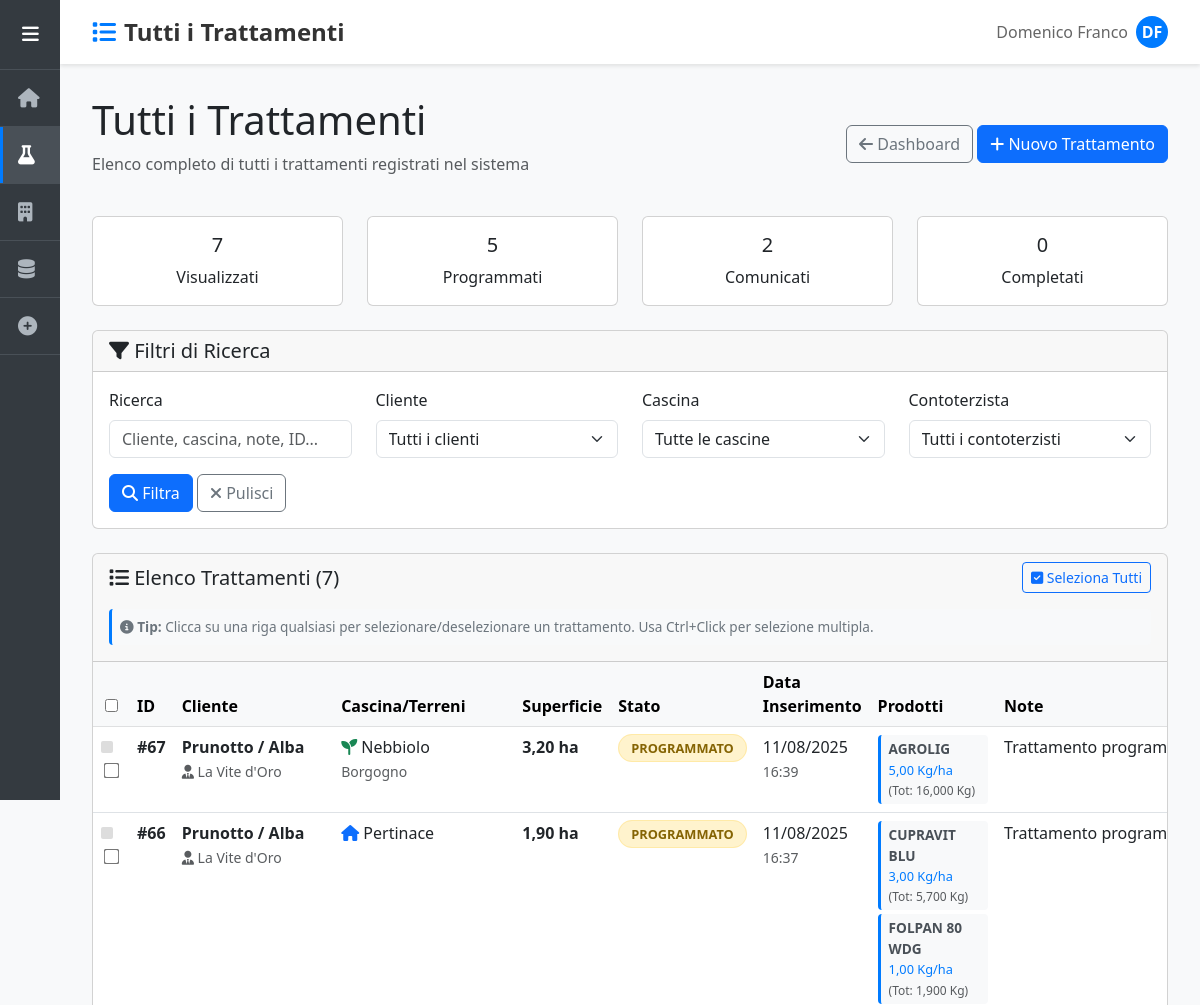
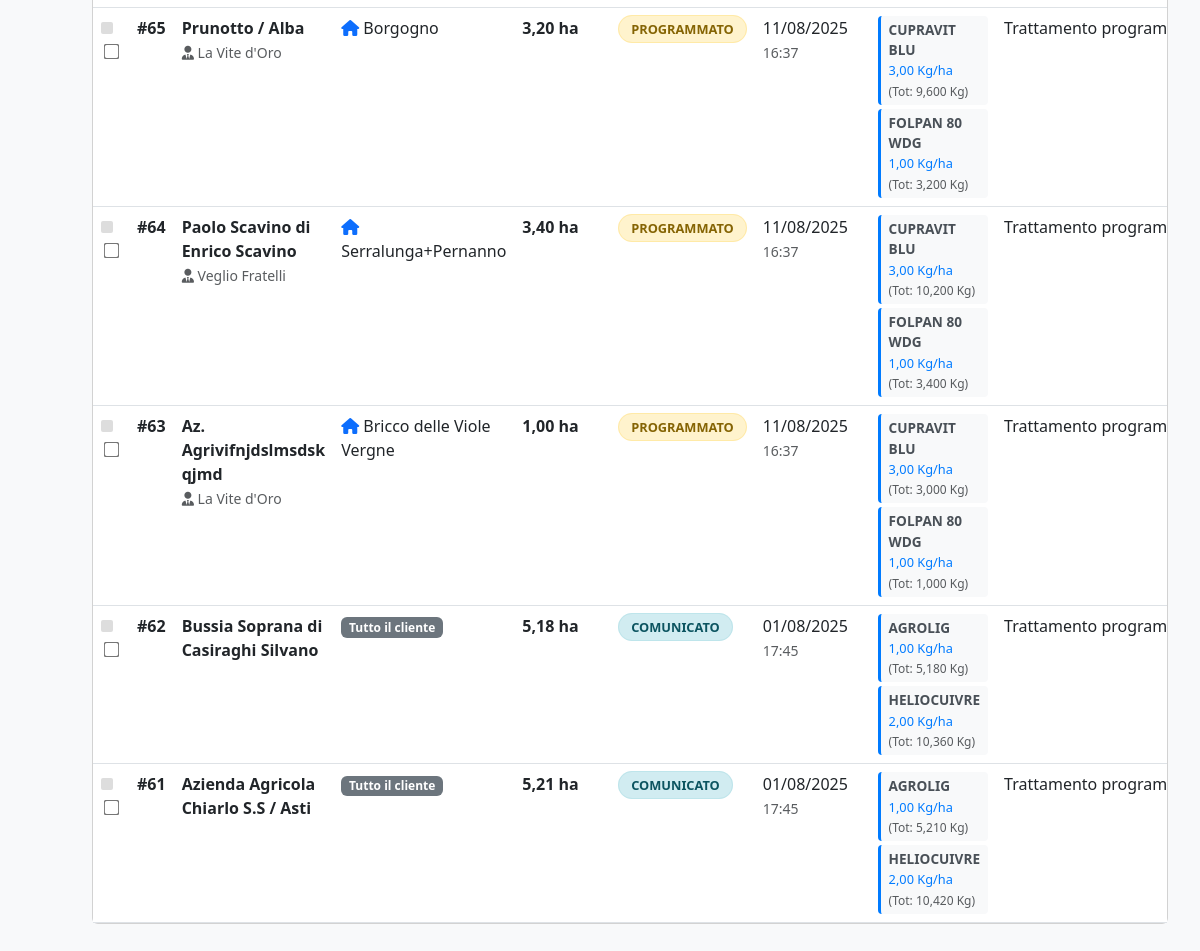
The app's page /trattamenti/?view=tutti with its own data (2 pictures, top to bottom).
### domenico/models.py (models this page shows, shortened)
class Trattamento(models.Model):
    STATI_CHOICES = [
        ('programmato', 'Programmato'),
        ('comunicato', 'Comunicato'),
        ('completato', 'Completato'),
        ('annullato', 'Annullato'),
    ]
    cliente = models.ForeignKey(Cliente, on_delete=models.CASCADE, related_name='trattamenti')
    cascina = models.ForeignKey(Cascina, on_delete=models.CASCADE, null=True, blank=True, related_name='trattamenti')
    terreni = models.ManyToManyField(Terreno, blank=True, related_name='trattamenti')
    LIVELLI_APPLICAZIONE = [
        ('cliente', 'Intera Azienda'),
        ('cascina', 'Cascina'),
        ('terreno', 'Terreni Selezionati'),
    ]
    livello_applicazione = models.CharField(
        max_length=20,
        choices=LIVELLI_APPLICAZIONE,
        default='cliente',
        help_text="Specifica il livello di applicazione del trattamento"
    )
    data_inserimento = models.DateTimeField(auto_now_add=True)
    data_comunicazione = models.DateTimeField(null=True, blank=True)
    data_esecuzione = models.DateField(null=True, blank=True)
    stato = models.CharField(
        max_length=20,
        choices=STATI_CHOICES,
        default='programmato',
        help_text="Stato attuale del trattamento"
    )
    note = models.TextField(blank=True, help_text="Note aggiuntive per il trattamento")
    class Meta:
        ordering = ['-data_inserimento']
        verbose_name = 'Trattamento'
        verbose_name_plural = 'Trattamenti'
    def get_superficie_interessata(self):
        from decimal import Decimal
        try:
            if self.livello_applicazione == 'cliente':
                superficie = self.cliente.get_superficie_totale()
            elif self.livello_applicazione == 'cascina' and self.cascina:
                superficie = self.cascina.get_superficie_totale()
            elif self.livello_applicazione == 'terreno':
                superficie = sum(terreno.superficie for terreno in self.terreni.all())
            else:
                superficie = 0
            return Decimal(str(superficie)) if superficie else Decimal('0')
        except Exception as e:
            print(f"Errore calcolo superficie trattamento {self.id}: {e}")
            return Decimal('0')

class Cliente(models.Model):
    nome = models.CharField(max_length=200)
    creato_il = models.DateTimeField(auto_now_add=True)
    def get_superficie_totale(self):
        from decimal import Decimal
        try:
            superficie = sum(cascina.get_superficie_totale() for cascina in self.cascine.all())
            return Decimal(str(superficie))
        except Exception:
            return Decimal('0')

class Cascina(models.Model):
    nome = models.CharField(max_length=200)
    cliente = models.ForeignKey(Cliente, on_delete=models.CASCADE, related_name='cascine')
    contoterzista = models.ForeignKey(
        Contoterzista,
        on_delete=models.SET_NULL,
        null=True,
        blank=True,
        related_name='cascine',
        help_text="Contoterzista responsabile per questa cascina (opzionale)"
    )
    def get_superficie_totale(self):
        from decimal import Decimal
        try:
            superficie = sum(terreno.superficie for terreno in self.terreni.all())
            return Decimal(str(superficie))
        except Exception:
            return Decimal('0')

class Contoterzista(models.Model):
    nome = models.CharField(max_length=200)
    email = models.EmailField(blank=True)
    class Meta:
        verbose_name = "Contoterzista"
        verbose_name_plural = "Contoterzisti"

class Terreno(models.Model):
    nome = models.CharField(max_length=200)
    cascina = models.ForeignKey(Cascina, on_delete=models.CASCADE, related_name='terreni')
    superficie = models.DecimalField(
        max_digits=10,
        decimal_places=2,
        validators=[MinValueValidator(0.01)],
        help_text="Superficie in ettari"
    )
    class Meta:
        verbose_name = "Terreno"
        verbose_name_plural = "Terreni"

class TrattamentoProdotto(models.Model):
    trattamento = models.ForeignKey(Trattamento, on_delete=models.CASCADE)
    prodotto = models.ForeignKey(Prodotto, on_delete=models.CASCADE)
    quantita_per_ettaro = models.DecimalField(
        max_digits=10,
        decimal_places=3,
        validators=[MinValueValidator(0.001)],
        help_text="Quantità per ettaro"
    )
    def get_quantita_per_ettaro(self):
        if hasattr(self, 'quantita_per_ettaro'):
            return self.quantita_per_ettaro
        elif hasattr(self, 'quantita'):
            return self.quantita
    @property
    def quantita_totale(self):
        try:
            superficie = self.trattamento.get_superficie_interessata()
            quantita_per_ettaro = self.get_quantita_per_ettaro()
            from decimal import Decimal
            if superficie is None or superficie == 0:
                return quantita_per_ettaro
            superficie_decimal = Decimal(str(superficie))
            quantita_decimal = Decimal(str(quantita_per_ettaro))
            return quantita_decimal * superficie_decimal
        except (ValueError, TypeError, AttributeError) as e:
            import logging
            logger = logging.getLogger(__name__)
            logger.error(f"Errore calcolo quantita_totale per {self}: {e}")
            return self.get_quantita_per_ettaro()
    class Meta:
        unique_together = ['trattamento', 'prodotto']
        verbose_name = "Prodotto del Trattamento"
        verbose_name_plural = "Prodotti del Trattamento"

class Prodotto(models.Model):
    nome = models.CharField(max_length=200)
    principi_attivi = models.ManyToManyField(PrincipioAttivo, related_name='prodotti')
    descrizione = models.TextField(blank=True)
    unita_misura = models.CharField(
        max_length=20,
        default='L',
        help_text="Es: L, Kg, g, ml"
    )
    class Meta:
        verbose_name = "Prodotto"
        verbose_name_plural = "Prodotti"

### domenico/views.py (the view)
# urls.py: path('trattamenti/', views.trattamenti, name='trattamenti'),
def trattamenti(request):
    view_type = request.GET.get('view', 'dashboard')
    if view_type == 'dashboard':
        return trattamenti_dashboard(request)
    else:
        return trattamenti_table(request, view_type)

### domenico/templates/trattamenti_table.html (shortened to what this page needs)
{% extends 'base.html' %}
{% load aziende_extras %}
{% block page_title %}{{ view_title }}{% endblock %}
{% block page_icon %}<i class="fas fa-list"></i>{% endblock %}
{% block content %}
<div class="d-flex justify-content-between align-items-center mb-4">
    <div>
        <h1>{{ view_title }}</h1>
        <p class="text-muted">{{ view_description }}</p>
    </div>
    <div>
        <a href="{% url 'trattamenti' %}" class="btn btn-outline-secondary">
            <i class="fas fa-arrow-left"></i> Dashboard
        </a>
        <a href="{% url 'inserisci' %}" class="btn btn-primary">
            <i class="fas fa-plus"></i> Nuovo Trattamento
        </a>
    </div>
</div>
<div class="row mb-4">
    <div class="col-md-3">
        <div class="card text-center">
            <div class="card-body">
                <h5 class="card-title">{{ stats.filtrati }}</h5>
                <p class="card-text">Visualizzati</p>
            </div>
        </div>
    </div>
    <div class="col-md-3">
        <div class="card text-center">
            <div class="card-body">
                <h5 class="card-title">{{ stats.programmati }}</h5>
                <p class="card-text">Programmati</p>
            </div>
        </div>
    </div>
    <div class="col-md-3">
        <div class="card text-center">
            <div class="card-body">
                <h5 class="card-title">{{ stats.comunicati }}</h5>
                <p class="card-text">Comunicati</p>
            </div>
        </div>
    </div>
    <div class="col-md-3">
        <div class="card text-center">
            <div class="card-body">
                <h5 class="card-title">{{ stats.completati }}</h5>
                <p class="card-text">Completati</p>
            </div>
        </div>
    </div>
</div>
<div class="card mb-4">
    <div class="card-header">
        <h5 class="mb-0">
            <i class="fas fa-filter"></i> Filtri di Ricerca
        </h5>
    </div>
    <div class="card-body">
        <form method="GET" class="row">
            <div class="col-md-3">
                <label class="form-label">Ricerca</label>
                <input type="text" class="form-control" name="search" value="{{ filters.search }}"
                       placeholder="Cliente, cascina, note, ID...">
            </div>
            <div class="col-md-3">
                <label class="form-label">Cliente</label>
                <select class="form-select" name="cliente">
                    <option value="">Tutti i clienti</option>
                </select>
            </div>
            <div class="col-md-3">
                <label class="form-label">Cascina</label>
                <select class="form-select" name="cascina">
                    <option value="">Tutte le cascine</option>
                </select>
            </div>
            <div class="col-md-3">
                <label class="form-label">Contoterzista</label>
                <select class="form-select" name="contoterzista">
                    <option value="">Tutti i contoterzisti</option>
                </select>
            </div>
            <div class="col-12 mt-3">
                <button type="submit" class="btn btn-primary">
                    <i class="fas fa-search"></i> Filtra
                </button>
                <a href="?{% if view_type and view_type != 'dashboard' %}view={{ view_type }}{% endif %}" class="btn btn-outline-secondary">
                    <i class="fas fa-times"></i> Pulisci
                </a>
            </div>
        </form>
    </div>
</div>
<div class="card">
    <div class="card-header">
        <div class="table-header-actions">
            <h5 class="mb-0">
                <i class="fas fa-list"></i>
                Elenco Trattamenti ({{ stats.filtrati }})
            </h5>
            <div>
                <button class="btn btn-sm btn-outline-primary" onclick="selectAll()">
                    <i class="fas fa-check-square"></i> Seleziona Tutti
                </button>
            </div>
        </div>
        <div class="selection-help">
            <i class="fas fa-info-circle"></i>
            <strong>Tip:</strong> Clicca su una riga qualsiasi per selezionare/deselezionare un trattamento.
            Usa Ctrl+Click per selezione multipla.
        </div>
    </div>
    {% if trattamenti %}
    <div class="table-responsive">
        <table class="table table-hover mb-0" id="trattamentiTable">
            <thead class="table-light">
                <tr>
                    <th class="checkbox-column">
                        <input type="checkbox" id="selectAllCheckbox" onchange="toggleSelectAll()">
                    </th>
                    <th>ID</th>
                    <th>Cliente</th>
                    <th>Cascina/Terreni</th>
                    <th>Superficie</th>
                    <th>Stato</th>
                    <th>Data Inserimento</th>
                    <th>Prodotti</th>
                    <th>Note</th>
                </tr>
            </thead>
            <tbody>
                {% for trattamento in trattamenti %}
                <tr id="row-{{ trattamento.id }}"
                    class="selectable-row"
                    data-treatment-id="{{ trattamento.id }}"
                    onclick="toggleRowSelection({{ trattamento.id }}, event)">
                    <td class="checkbox-column">
                        <span class="selection-indicator"></span>
                        <input type="checkbox"
                               class="trattamento-checkbox"
                               value="{{ trattamento.id }}"
                               onchange="updateSelection()">
                    </td>
                    <td><strong>#{{ trattamento.id }}</strong></td>
                    <td>
                        <strong>{{ trattamento.cliente.nome }}</strong>
                        {% if trattamento.cascina.contoterzista %}
                            <br><small class="text-muted">
                                <i class="fas fa-user-tie"></i> {{ trattamento.cascina.contoterzista.nome }}
                            </small>
                        {% endif %}
                    </td>
                    <td>
                        {% if trattamento.livello_applicazione == 'cliente' %}
                            <span class="badge bg-secondary">Tutto il cliente</span>
                        {% elif trattamento.livello_applicazione == 'cascina' %}
                            <i class="fas fa-home text-primary"></i> {{ trattamento.cascina.nome }}
                        {% else %}
                            <i class="fas fa-seedling text-success"></i>
                            {% for terreno in trattamento.terreni.all %}
                                {{ terreno.nome }}{% if not forloop.last %}, {% endif %}
                            {% endfor %}
                            <br><small class="text-muted">{{ trattamento.cascina.nome }}</small>
                        {% endif %}
                    </td>
                    <td>
                        <strong>{{ trattamento.get_superficie_interessata|floatformat:2 }} ha</strong>
                    </td>
                    <td>
                        <span class="status-badge status-{{ trattamento.stato }}">
                            {{ trattamento.get_stato_display }}
                        </span>
                    </td>
                    <td>
                        {{ trattamento.data_inserimento|date:"d/m/Y" }}
                        <br><small class="text-muted">{{ trattamento.data_inserimento|date:"H:i" }}</small>
                    </td>
                    <td class="prodotti-cell">
                        {% if trattamento.trattamentoprodotto_set.all %}
                            <div class="prodotti-list">
                                {% for tp in trattamento.trattamentoprodotto_set.all %}
                                    <div class="prodotto-item">
                                        <span class="prodotto-nome">{{ tp.prodotto.nome }}</span>
                                        <span class="prodotto-quantita">
                                            {{ tp.quantita_per_ettaro|floatformat:2 }} {{ tp.prodotto.unita_misura }}/ha
                                        </span>
                                        <small class="prodotto-totale text-muted">
                                            (Tot: {{ tp.quantita_totale|floatformat:3 }} {{ tp.prodotto.unita_misura }})
                                        </small>
                                    </div>
                                {% endfor %}
                            </div>
                        {% else %}
                            <span class="text-muted">
                                <i class="fas fa-exclamation-triangle"></i>
                                Nessun prodotto associato
                            </span>
                        {% endif %}
                    </td>
                    <td>
                        {% if trattamento.note %}
                            <span class="text-truncate" style="max-width: 150px;" title="{{ trattamento.note }}">
                                {{ trattamento.note|truncatechars:50 }}
                            </span>
                        {% else %}
                            <span class="text-muted">-</span>
                        {% endif %}
                    </td>
                </tr>
                {% endfor %}
            </tbody>
        </table>
    </div>
    {% endif %}
</div>
{% endblock %}

### records on screen
Trattamento: id "67", cliente.nome "Prunotto / Alba", cascina.contoterzista.nome "La Vite d'Oro", cascina.nome "Borgogno", get_superficie_interessata "3,20", stato "PROGRAMMATO", data_inserimento "11/08/2025", data_inserimento "16:39", note "Trattamento…"
Terreno: nome "Nebbiolo"
TrattamentoProdotto: prodotto.nome "AGROLIG", quantita_per_ettaro "5,00", prodotto.unita_misura "Kg", quantita_totale "16,000"
Trattamento: id "66", cliente.nome "Prunotto / Alba", cascina.contoterzista.nome "La Vite d'Oro", cascina.nome "Pertinace", get_superficie_interessata "1,90", stato "PROGRAMMATO", data_inserimento "11/08/2025", data_inserimento "16:37", note "Trattamento…"
TrattamentoProdotto: prodotto.nome "CUPRAVIT BLU", quantita_per_ettaro "3,00", prodotto.unita_misura "Kg", quantita_totale "5,700"
TrattamentoProdotto: prodotto.nome "FOLPAN 80 WDG", quantita_per_ettaro "1,00", prodotto.unita_misura "Kg", quantita_totale "1,900"
Trattamento: id "65", cliente.nome "Prunotto / Alba", cascina.contoterzista.nome "La Vite d'Oro", cascina.nome "Borgogno", get_superficie_interessata "3,20", stato "PROGRAMMATO", data_inserimento "11/08/2025", data_inserimento "16:37", note "Trattamento…"
TrattamentoProdotto: prodotto.nome "CUPRAVIT BLU", quantita_per_ettaro "3,00", prodotto.unita_misura "Kg", quantita_totale "9,600"
TrattamentoProdotto: prodotto.nome "FOLPAN 80 WDG", quantita_per_ettaro "1,00", prodotto.unita_misura "Kg", quantita_totale "3,200"
Trattamento: id "64", cliente.nome "Paolo Scavino di Enrico Scavino", cascina.contoterzista.nome "Veglio Fratelli", cascina.nome "Serralunga+Pernanno", get_superficie_interessata "3,40", stato "PROGRAMMATO", data_inserimento "11/08/2025", data_inserimento "16:37", note "Trattamento…"
TrattamentoProdotto: prodotto.nome "CUPRAVIT BLU", quantita_per_ettaro "3,00", prodotto.unita_misura "Kg", quantita_totale "10,200"
TrattamentoProdotto: prodotto.nome "FOLPAN 80 WDG", quantita_per_ettaro "1,00", prodotto.unita_misura "Kg", quantita_totale "3,400"
Trattamento: id "63", cliente.nome "Az. Agrivifnjdslmsdsk qjmd", cascina.contoterzista.nome "La Vite d'Oro", cascina.nome "Bricco delle Viole Vergne", get_superficie_interessata "1,00", stato "PROGRAMMATO", data_inserimento "11/08/2025", data_inserimento "16:37", note "Trattamento…"
TrattamentoProdotto: prodotto.nome "CUPRAVIT BLU", quantita_per_ettaro "3,00", prodotto.unita_misura "Kg", quantita_totale "3,000"
TrattamentoProdotto: prodotto.nome "FOLPAN 80 WDG", quantita_per_ettaro "1,00", prodotto.unita_misura "Kg", quantita_totale "1,000"
Trattamento: id "62", cliente.nome "Bussia Soprana di Casiraghi Silvano", shows "Tutto il cliente", get_superficie_interessata "5,18", stato "COMUNICATO", data_inserimento "01/08/2025", data_inserimento "17:45", note "Trattamento…"
TrattamentoProdotto: prodotto.nome "AGROLIG", quantita_per_ettaro "1,00", prodotto.unita_misura "Kg", quantita_totale "5,180"
TrattamentoProdotto: prodotto.nome "HELIOCUIVRE", quantita_per_ettaro "2,00", prodotto.unita_misura "Kg", quantita_totale "10,360"
Trattamento: id "61", cliente.nome "Azienda Agricola Chiarlo S.S / Asti", shows "Tutto il cliente", get_superficie_interessata "5,21", stato "COMUNICATO", data_inserimento "01/08/2025", data_inserimento "17:45", note "Trattamento…"
TrattamentoProdotto: prodotto.nome "AGROLIG", quantita_per_ettaro "1,00", prodotto.unita_misura "Kg", quantita_totale "5,210"
TrattamentoProdotto: prodotto.nome "HELIOCUIVRE", quantita_per_ettaro "2,00", prodotto.unita_misura "Kg", quantita_totale "10,420"

### other values on screen
{{ view_title }} "Tutti i Trattamenti"
{{ view_description }} "Elenco completo di tutti i trattamenti registrati nel sistema"
{{ stats.filtrati }} "7"
{{ stats.programmati }} "5"
{{ stats.comunicati }} "2"
{{ stats.completati }} "0"
